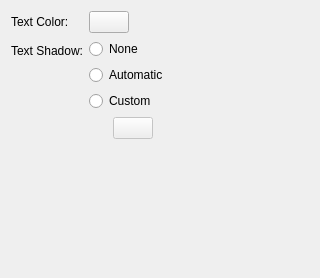
<?xml version="1.0" encoding="UTF-8"?>
<ui version="4.0">
 <class>HomerunContainmentConfig</class>
 <widget class="QWidget" name="HomerunContainmentConfig">
  <property name="geometry">
   <rect>
    <x>0</x>
    <y>0</y>
    <width>320</width>
    <height>278</height>
   </rect>
  </property>
  <layout class="QFormLayout" name="formLayout">
   <property name="fieldGrowthPolicy">
    <enum>QFormLayout::ExpandingFieldsGrow</enum>
   </property>
   <item row="0" column="0">
    <widget class="QLabel" name="label">
     <property name="text">
      <string>Text Color:</string>
     </property>
     <property name="buddy">
      <cstring>kcfg_textColor</cstring>
     </property>
    </widget>
   </item>
   <item row="0" column="1">
    <widget class="KColorButton" name="kcfg_textColor"/>
   </item>
   <item row="1" column="0">
    <widget class="QLabel" name="label_4">
     <property name="text">
      <string>Text Shadow:</string>
     </property>
     <property name="buddy">
      <cstring>kcfg_shadowModeNone</cstring>
     </property>
    </widget>
   </item>
   <item row="1" column="1">
    <layout class="QVBoxLayout" name="verticalLayout">
     <item>
      <widget class="QRadioButton" name="kcfg_shadowModeNone">
       <property name="text">
        <string>None</string>
       </property>
      </widget>
     </item>
     <item>
      <widget class="QRadioButton" name="kcfg_shadowModeAuto">
       <property name="text">
        <string>Automatic</string>
       </property>
      </widget>
     </item>
     <item>
      <widget class="QRadioButton" name="kcfg_shadowModeCustom">
       <property name="text">
        <string>Custom</string>
       </property>
      </widget>
     </item>
    </layout>
   </item>
   <item row="2" column="1">
    <layout class="QHBoxLayout" name="horizontalLayout">
     <item>
      <spacer name="horizontalSpacer">
       <property name="orientation">
        <enum>Qt::Horizontal</enum>
       </property>
       <property name="sizeType">
        <enum>QSizePolicy::Fixed</enum>
       </property>
       <property name="sizeHint" stdset="0">
        <size>
         <width>24</width>
         <height>20</height>
        </size>
       </property>
      </spacer>
     </item>
     <item>
      <widget class="KColorButton" name="kcfg_shadowColor">
       <property name="enabled">
        <bool>false</bool>
       </property>
      </widget>
     </item>
     <item>
      <spacer name="horizontalSpacer_2">
       <property name="orientation">
        <enum>Qt::Horizontal</enum>
       </property>
       <property name="sizeHint" stdset="0">
        <size>
         <width>40</width>
         <height>20</height>
        </size>
       </property>
      </spacer>
     </item>
    </layout>
   </item>
  </layout>
 </widget>
 <customwidgets>
  <customwidget>
   <class>KColorButton</class>
   <extends>QPushButton</extends>
   <header>kcolorbutton.h</header>
  </customwidget>
 </customwidgets>
 <tabstops>
  <tabstop>kcfg_textColor</tabstop>
  <tabstop>kcfg_shadowModeNone</tabstop>
  <tabstop>kcfg_shadowModeAuto</tabstop>
  <tabstop>kcfg_shadowColor</tabstop>
 </tabstops>
 <resources/>
 <connections>
  <connection>
   <sender>kcfg_shadowModeCustom</sender>
   <signal>toggled(bool)</signal>
   <receiver>kcfg_shadowColor</receiver>
   <slot>setEnabled(bool)</slot>
   <hints>
    <hint type="sourcelabel">
     <x>136</x>
     <y>106</y>
    </hint>
    <hint type="destinationlabel">
     <x>136</x>
     <y>133</y>
    </hint>
   </hints>
  </connection>
 </connections>
</ui>
